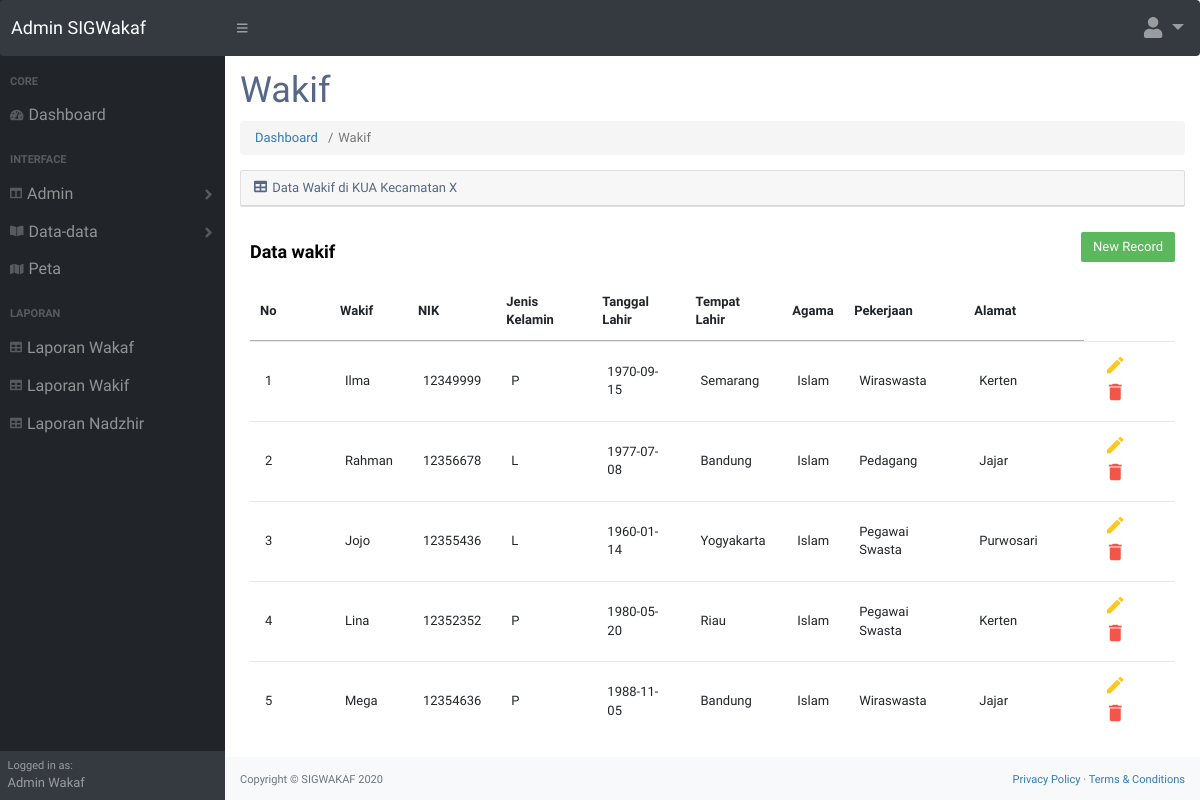
Screenshot of /wakif.php with the database file from the repository.
### tables this page shows
CREATE TABLE `wakif` (
  `id_wakif` int(11) NOT NULL,
  `wakif` varchar(50) NOT NULL,
  `nik` int(17) NOT NULL,
  `jenis_kelamin` varchar(2) NOT NULL,
  `tgl_lahir` date NOT NULL,
  `tpt_lahir` varchar(30) NOT NULL,
  `agama` varchar(30) NOT NULL,
  `pekerjaan` varchar(50) NOT NULL,
  `alamat` varchar(150) NOT NULL
);

### wakif.php (the view, shortened to what this page needs)
<?php
$koneksi = mysqli_connect("localhost","root","","sigwakaf");
?>
<!DOCTYPE html>
<html lang="en">
    <head>
        <link href="css/styles.css" rel="stylesheet" />
        <link href="https://cdn.datatables.net/1.10.20/css/dataTables.bootstrap4.min.css" rel="stylesheet" />
        <link rel="stylesheet" href="https://maxcdn.bootstrapcdn.com/font-awesome/4.7.0/css/font-awesome.min.css">
        <link rel="stylesheet" href="https://maxcdn.bootstrapcdn.com/bootstrap/3.3.7/css/bootstrap.min.css">
        <link rel="stylesheet" type="text/css" media="screen" href="https://cdn.datatables.net/1.10.19/css/jquery.dataTables.min.css">
    </head>
    <body class="sb-nav-fixed">
        <nav class="sb-topnav navbar navbar-expand navbar-dark bg-dark">
            <a class="navbar-brand" href="dashboard.php">Admin SIGWakaf</a>
            <button class="btn btn-link btn-sm order-1 order-lg-0" id="sidebarToggle" href="#"><i class="fas fa-bars"></i></button>
            <ul class="navbar-nav ml-auto ml-md-0">
                <li class="nav-item dropdown">
                    <a class="nav-link dropdown-toggle" id="userDropdown" href="#" role="button" data-toggle="dropdown" aria-haspopup="true" aria-expanded="false" style="font-size: 21px;"><i class="fas fa-user fa-fw" fa-5x></i></a>
                </li>
            </ul>
        </nav>
        <div id="layoutSidenav">
            <div id="layoutSidenav_nav">
                <nav class="sb-sidenav accordion sb-sidenav-dark" id="sidenavAccordion">
                    <div class="sb-sidenav-menu">
                        <div class="nav">
                            <div class="sb-sidenav-menu-heading" style="font-size: 11px;">Core</div>
                            <a class="nav-link" href="dashboard.php" style="font-size: 16px;">
                                <div class="sb-nav-link-icon" style="font-size: 12px;"><i class="fas fa-tachometer-alt" fa-5x></i></div>
                                Dashboard
                            </a>
                            <div class="sb-sidenav-menu-heading" style="font-size: 11px;">Interface</div>
                            <a class="nav-link collapsed" href="#" data-toggle="collapse" data-target="#collapseLayouts" aria-expanded="false" aria-controls="collapseLayouts" style="font-size: 16px;">
                                <div class="sb-nav-link-icon" style="font-size: 12px;"><i class="fas fa-columns" fa-5x></i></div>
                                Admin
                                <div class="sb-sidenav-collapse-arrow"><i class="fas fa-angle-down"></i></div>
                            </a>
                            <a class="nav-link collapsed" href="#" data-toggle="collapse" data-target="#collapsePages" aria-expanded="false" aria-controls="collapsePages" style="font-size: 16px;">
                                <div class="sb-nav-link-icon" style="font-size: 12px;"><i class="fas fa-book-open" fa-5x></i></div>
                                Data-data
                                <div class="sb-sidenav-collapse-arrow"><i class="fas fa-angle-down"></i></div>
                            </a>
                            <a class="nav-link" href="peta.php" style="font-size: 16px;">
                                <div class="sb-nav-link-icon" style="font-size: 12px;"><i class="fa fa-map" fa-5x></i></div>
                                Peta
                            </a>
                            <div class="sb-sidenav-menu-heading" style="font-size: 11px;">Laporan</div>
                            <a class="nav-link" href="lapwakaf.php" style="font-size: 16px;">
                                <div class="sb-nav-link-icon" style="font-size: 12px;"><i class="fas fa-table" fa-5x></i></div>
                                Laporan Wakaf
                            </a>
                            <a class="nav-link" href="lapwakif.php" style="font-size: 16px;">
                                <div class="sb-nav-link-icon" style="font-size: 12px;"><i class="fas fa-table" fa-5x></i></div>
                                Laporan Wakif
                            </a>
                            <a class="nav-link" href="lapnazhir.php" style="font-size: 16px;">
                                <div class="sb-nav-link-icon" style="font-size: 12px;"><i class="fas fa-table" fa-5x></i></div>
                                Laporan Nadzhir
                            </a>
                        </div>
                    </div>
                    <div class="sb-sidenav-footer">
                        <div class="small">Logged in as:</div>
                        Admin Wakaf
                    </div>
                </nav>
            </div>
            <div id="layoutSidenav_content">
                <main>
                    <div class="container-fluid">
                        <h1 class="mt-4">Wakif</h1>
                        <ol class="breadcrumb mb-4">
                            <li class="breadcrumb-item"><a href="dashboard.php">Dashboard</a></li>
                            <li class="breadcrumb-item active">Wakif</li>
                        </ol>
                        <div class="card mb-4">
                            <div class="card-header">
                                <i class="fas fa-table mr-1"></i>
                                Data Wakif di KUA Kecamatan X
                            </div>
                        </div>
                    </div>
                    <form method="post" action="">
                            <div class="table-wrapper">
                                <div class="table-title">
                                    <div class="row">
                                        <div class="col-sm-6">
                                            <h4><b>Data wakif</b></h4>
                                        </div>
                                        <div class="col-sm-6">
                                            <a href="#addEmployeeModal" class="btn btn-success" data-toggle="modal">New Record</a>
                                        </div>
                                    </div>
                                </div>
                                <table id="tabel-data" class="table table-striped table-hover">
                                    <thead>
                                        <tr>
                                            <th>No</th>
                                            <th>Wakif</th>
                                            <th>NIK</th>
                                            <th>Jenis Kelamin</th>
                                            <th>Tanggal Lahir</th>
                                            <th>Tempat Lahir</th>
                                            <th>Agama</th>
                                            <th>Pekerjaan</th>
                                            <th>Alamat</th>
                                        </tr>
                                    </thead>
                                    <tbody>
                                    <?php
                                    $no = 1;
                                    $ksql="SELECT * FROM wakif";
                                    $khasil = mysqli_query($koneksi,$ksql);
                                    while($krow = mysqli_fetch_array($khasil))
                                    {
                                    ?>
                                        <tr>
                                            <td><?php echo $no++; ?></td>
                                            <td><?php echo $krow['wakif']; ?></td>
                                            <td><?php echo $krow['nik']; ?></td>
                                            <td><?php echo $krow['jenis_kelamin']; ?></td>
                                            <td><?php echo $krow['tgl_lahir']; ?></td>
                                            <td><?php echo $krow['tpt_lahir']; ?></td>
                                            <td><?php echo $krow['agama']; ?></td>
                                            <td><?php echo $krow['pekerjaan']; ?></td>
                                            <td><?php echo $krow['alamat']; ?></td>
                                            <td>
                                                <a href="#editEmployeeModal<?php echo $krow['id_wakif']; ?>" class="edit" data-toggle="modal"><i class="material-icons" data-toggle="tooltip" title="Edit">&#xE254;</i></a>
                                                <a href="#deleteEmployeeModal<?php echo $krow['id_wakif']; ?>" class="delete" data-toggle="modal"><i class="material-icons" data-toggle="tooltip" title="Delete">&#xE872;</i></a>
                                            </td>
                                        </tr>
                    <?php
                    }
                    ?>
                    </form>
                    </div>
                <footer class="py-4 bg-light mt-auto">
                    <div class="container-fluid">
                        <div class="d-flex align-items-center justify-content-between small">
                            <div class="text-muted">Copyright &copy; SIGWAKAF 2020</div>
                            <div>
                                <a href="#">Privacy Policy</a>
                                &middot;
                                <a href="#">Terms &amp; Conditions</a>
                            </div>
                        </div>
                    </div>
                </footer>
            </div>
    </body>
</html>

### wakif.php (style rules this page uses)
body { color: #566787; background: #fff; font-family: 'Varela Round', sans-serif; font-size: 13px; }
.table-wrapper { background: #fff; padding: 10px 25px; }
.table-title { padding-bottom: 5px; background: #fff; color: #000; }
.table-title .btn { color: #fff; float: right; font-size: 13px; border: none; min-width: 50px; border-radius: 2px; border: none; outline: none !important; margin-left: 10px; }
table.table tr th, table.table tr td { border-color: #e9e9e9; padding: 12px 15px; vertical-align: middle; }
table.table tr th:first-child { width: 60px; }
table.table tr th:last-child { width: 100px; }
table.table-striped tbody tr:nth-of-type(odd) { background-color: #fcfcfc; }
table.table td:last-child i { opacity: 0.9; font-size: 22px; margin: 0 5px; }
table.table td a { font-weight: bold; color: #566787; display: inline-block; text-decoration: none; outline: none !important; }
table.table td a.edit { color: #FFC107; }
table.table td a.delete { color: #F44336; }
table.table td i { font-size: 19px; }

### rows the page displays
wakif: wakif "Ilma", nik "12349999", jenis_kelamin "P", tgl_lahir "1970-09-15", tpt_lahir "Semarang", agama "Islam", pekerjaan "Wiraswasta", alamat "Kerten"
wakif: wakif "Rahman", nik "12356678", jenis_kelamin "L", tgl_lahir "1977-07-08", tpt_lahir "Bandung", agama "Islam", pekerjaan "Pedagang", alamat "Jajar"
wakif: wakif "Jojo", nik "12355436", jenis_kelamin "L", tgl_lahir "1960-01-14", tpt_lahir "Yogyakarta", agama "Islam", pekerjaan "Pegawai Swasta", alamat "Purwosari"
wakif: wakif "Lina", nik "12352352", jenis_kelamin "P", tgl_lahir "1980-05-20", tpt_lahir "Riau", agama "Islam", pekerjaan "Pegawai Swasta", alamat "Kerten"
wakif: wakif "Mega", nik "12354636", jenis_kelamin "P", tgl_lahir "1988-11-05", tpt_lahir "Bandung", agama "Islam", pekerjaan "Wiraswasta", alamat "Jajar"
